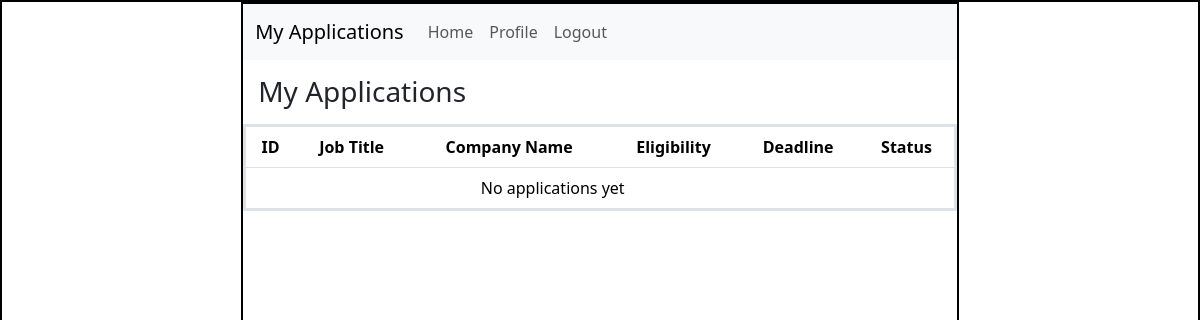
Page /my_applications (signed in) on the earlier database version.
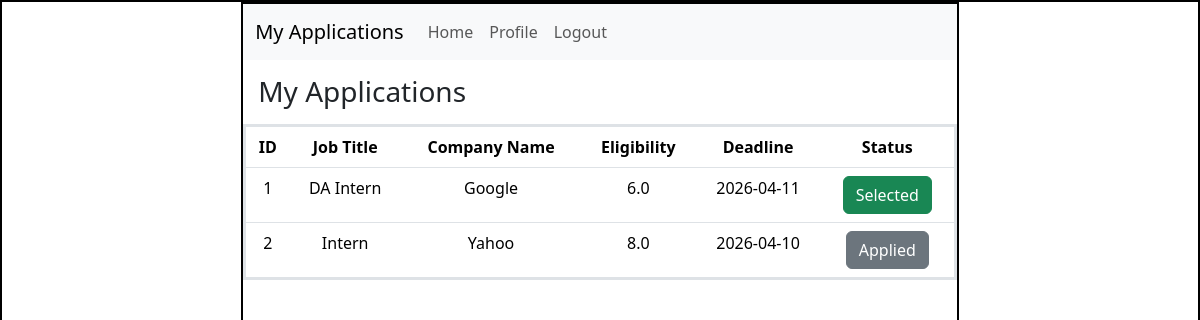
Same page on the later database version.
### application/models.py (models this page shows)
class Application(db.Model):
    __tablename__ = "application"
    id = db.Column(db.Integer(), primary_key=True)
    student_id = db.Column(db.Integer(), db.ForeignKey('user.id'), nullable=False)
    drive_id = db.Column(db.Integer(), db.ForeignKey('placement_drive.id'), nullable=False)
    date = db.Column(db.String(), nullable=False)
    status = db.Column(db.String(), nullable=False, default='applied')

class PlacementDrive(db.Model):
    __tablename__ = "placement_drive"   # ✅ IMPORTANT
    id = db.Column(db.Integer(), primary_key=True)
    company_id = db.Column(db.Integer(), db.ForeignKey('company.id'))
    job_title = db.Column(db.String(), nullable=False)
    description = db.Column(db.String())
    eligibility = db.Column(db.String())
    deadline = db.Column(db.String())
    status = db.Column(db.String(), default='pending')

class Company(db.Model):
    __tablename__ = "company"
    id = db.Column(db.Integer(), primary_key=True)
    user_id = db.Column(db.Integer(), db.ForeignKey('user.id'))  # ✅ FIXED TYPE
    company_name = db.Column(db.String(), nullable=False)
    hr_contact = db.Column(db.String())
    website = db.Column(db.String())
    status = db.Column(db.String(), default='pending')

### application/controllers.py (the view)
@app.route("/my_applications")
def my_applications():
    user_id = session.get("user_id")
    apps = Application.query.filter_by(student_id=user_id).all()
    drives = {d.id: d for d in PlacementDrive.query.all()}
    companies = {c.id: c for c in Company.query.all()}
    return render_template(
        "my_applications.html",
        apps=apps,
        drives=drives,
        companies=companies
    )

### templates/my_applications.html (shortened to what this page needs)
<!DOCTYPE html>
<html lang="en">
<head>
    <link rel="stylesheet" href="/static/style.css">
    <link href="https://cdn.jsdelivr.net/npm/bootstrap@5.3.8/dist/css/bootstrap.min.css" rel="stylesheet">
</head>
<body>
    <div id="main">
        <div id="canvas">
            <nav class="navbar navbar-expand-lg bg-body-tertiary">
                <div class="container-fluid">
                    <a class="navbar-brand">My Applications</a>
                    <div class="collapse navbar-collapse">
                        <ul class="navbar-nav me-auto">
                            <li class="nav-item">
                                <a class="nav-link" href="/student/dashboard">Home</a>
                            </li>
                            <li class="nav-item">
                                <a class="nav-link" href="/profile">Profile</a>
                            </li>
                            <li class="nav-item">
                                <a class="nav-link" href="/logout">Logout</a>
                            </li>
                        </ul>
                    </div>
                </div>
            </nav>
            <div id="content">
                <h3 class="headings">My Applications</h3>
                <table class="table text-center border border-3">
                    <thead>
                        <tr>
                            <th>ID</th>
                            <th>Job Title</th>
                            <th>Company Name</th>
                            <th>Eligibility</th>
                            <th>Deadline</th>
                            <th>Status</th>
                        </tr>
                    </thead>
                    <tbody>
                        {% for app in apps %}
                        <tr>
                            <td>{{ app.id }}</td>
                            <td>{{ drives[app.drive_id].job_title }}</td>
                            <td>{{ companies[drives[app.drive_id].company_id].company_name }}</td>
                            <td>{{ drives[app.drive_id].eligibility }}</td>
                            <td>{{ drives[app.drive_id].deadline }}</td>
                            <td>
                                {% if app.status == "applied" %}
                                    <button class="btn btn-secondary">Applied</button>
                                {% elif app.status == "shortlisted" %}
                                    <button class="btn btn-warning">Shortlisted</button>
                                {% elif app.status == "selected" %}
                                    <button class="btn btn-success">Selected</button>
                                {% elif app.status == "rejected" %}
                                    <button class="btn btn-danger">Rejected</button>
                                {% endif %}
                            </td>
                        </tr>
                        {% endfor %}
                        {% if apps|length == 0 %}
                        <tr>
                            <td colspan="5">No applications yet</td>
                        </tr>
                        {% endif %}
                    </tbody>
                </table>
            </div>
        </div>
    </div>
</body>
</html>

Differences in the rows shown:
added Application: id "1", status "Selected"
now on this page (row edited): PlacementDrive: job_title "DA Intern", eligibility "6.0", deadline "2026-04-11"
now on this page (row unchanged): Company: company_name "Google"
added Application: id "2", status "Applied"
added PlacementDrive: job_title "Intern", eligibility "8.0", deadline "2026-04-10"
added Company: company_name "Yahoo"
Other differences:
text no longer shown: "No applications yet"
